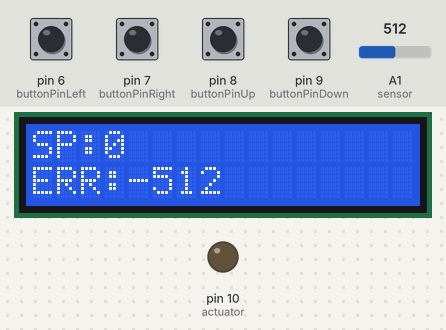
A sketch run on a simulated Arduino Uno, built with avr-gcc and run on an emulated ATmega328P. Shown: 16×2 character LCD, output pins drawn as LEDs (lit = HIGH). Inputs (shaded band) come from the test bench; at power-on: pin 6 (buttonPinLeft), pin 7 (buttonPinRight), pin 8 (buttonPinUp), pin 9 (buttonPinDown) HIGH, A1 (sensor) = 512. What the sketch prints to the serial monitor is not drawn.

Above: at 1.2 s.
1.3 s: pin 9 (buttonPinDown) pulled LOW for 0.15 s
At 3.4 s:
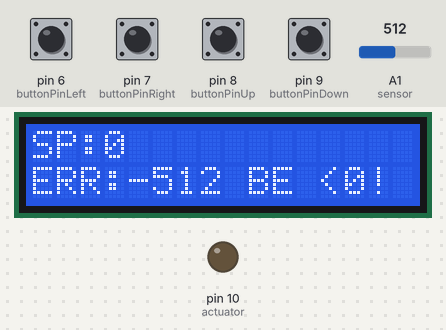
3.9 s: pin 6 (buttonPinLeft) pulled LOW for 0.15 s
At 4.9 s:
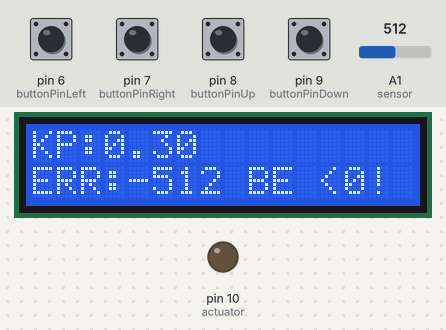
5.5 s: pin 6 (buttonPinLeft) pulled LOW for 1 s
At 6.9 s:
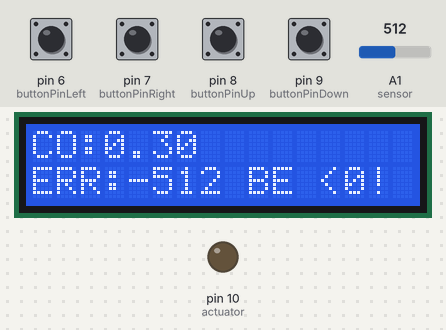
8.0 s: pin 6 (buttonPinLeft) pulled LOW for 0.15 s
At 8.8 s:
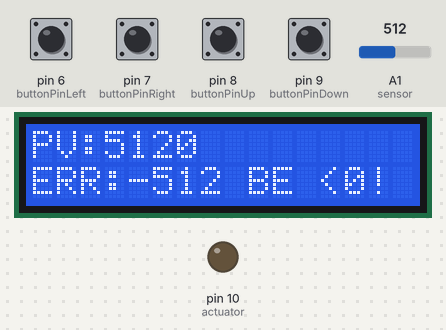
9.6 s: A1 (sensor) set to 716
At 10.4 s:
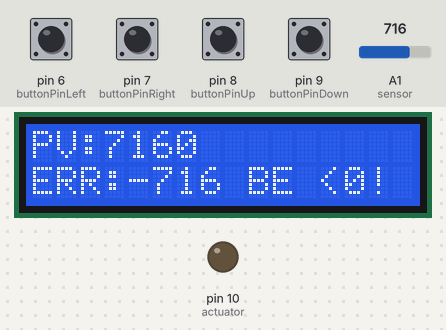
11.1 s: pin 7 (buttonPinRight) pulled LOW for 0.15 s
At 12.0 s:
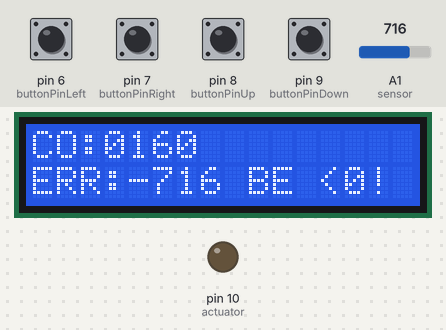
Timing chart, 0 to 13.7 s (numbered marks = the images above; inputs shaded):
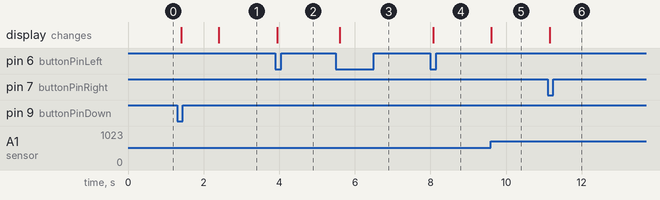

Measured:
- after the input at 1.3 s, the display: first changes after 0.10 s (image 1 shows a later state)
- after the input at 3.9 s, the display: changes after 0.05 s (image 2)
- after the input at 5.5 s, the display: changes after 0.10 s (image 3)
- after the input at 8.0 s, the display: changes after 0.07 s (image 4)
- after the input at 9.6 s, the display: changes at once (image 5)
- after the input at 11.1 s, the display: changes after 0.06 s (image 6)

The sketch:

Proportional_V2.1__tuned__FINAL_LIA.ino
```cpp
#include <LiquidCrystal.h>  //include the LiquidCrystal library for LCD control

// Define the pin connected to the sensor.
int sensor = A1;
//int inputPin = A5;
int actuator = 10;  // Define the actuator pin. This pin controls the output (actuator).
int PV = 0; // Current value of the variable we want to control,
int setPoint = 0; // The desired value of the variable we want to control,
int CO = 0; // The value we will set on the output to the actuator,
int error = 0;  // The difference between the Set Point and the Process Variable.
float pGain = 0.3;  // Define the proportional gain. This value is used in the proportional control equation.

// Pushbuttons
const int buttonPinLeft = 6;
const int buttonPinRight = 7;
const int buttonPinUp = 8;
const int buttonPinDown = 9;

// Define variables to hold the current and previous states of each button. This is used for debouncing the buttons.
bool buttonStateLeft, lastButtonStateLeft, buttonStateRight, lastButtonStateRight, buttonStateUp, lastButtonStateUp, buttonStateDown, lastButtonStateDown = false;

// Define variables to store the time of the last button press. This is also used for debouncing.
unsigned long lastButtonPressLeft, lastButtonPressRight, lastButtonPressUp, lastButtonPressDown = 0;

// Define the debounce delay in milliseconds.
const unsigned long debounceDelay = 50;

// Define a variable to store the current page displayed on the LCD.
int currentPage = 0;

// LCD pin connections
const int rs = 12, en = 11, d4 = 5, d5 = 4, d6 = 3, d7 = 2;
LiquidCrystal lcd(rs, en, d4, d5, d6, d7);

void setup() {
  // put your setup code here, to run once:
  lcd.begin(16, 2); // Initialize the LCD and define the number of columns and rows it has.
  pinMode(actuator, OUTPUT);  // Set the actuator pin as output.
  Serial.begin(9600); // Start the serial communication with the computer.

  // Set the button pins as inputs with internal pull-up resistors.
  pinMode(buttonPinLeft, INPUT_PULLUP);
  pinMode(buttonPinRight, INPUT_PULLUP);
  pinMode(buttonPinUp, INPUT_PULLUP);
  pinMode(buttonPinDown, INPUT_PULLUP);
}

void loop() {
  PV = analogRead(sensor); // Read the sensor value.
  error = setPoint-PV;  // Calculate the error as the difference between the set point and the process variable.
  CO = (pGain*error) / 10;    // Calculate the control output. This is the proportional control equation.

  // Limit the control output to the range of 0-255. This is because analogWrite only accepts values in this range.
  if (CO >255) {
    CO = 255;
  }
  if (CO < 0) {
    CO = 0;
  }
/*
Serial.print("SP = ");
Serial.print(setPoint);
Serial.print("\t CO = ");
Serial.print(CO);
Serial.print("\t     PV = ");
Serial.print(PV);
Serial.print("\tp Gain = ");
Serial.print(pGain);
Serial.println(); */

// Send the set point, control output, process variable and error values to the serial port.
  Serial.print(setPoint);     //BLUE
  Serial.print(",");
  Serial.print(CO);           //DARK ORANGE
  Serial.print(",");
  Serial.print(PV);           //GREEN
  Serial.print(",");
  Serial.println(error);        //LT ORANGE*/

  // Read the current state of the buttons.
  buttonStateLeft = digitalRead(buttonPinLeft);
  buttonStateRight = digitalRead(buttonPinRight);
  buttonStateUp = digitalRead(buttonPinUp);
  buttonStateDown = digitalRead(buttonPinDown);

  // Button actions with debouncing. If a button is pressed (input is LOW because of pullup resistor) and previously it was not pressed, then we change the state.
  // Left button decreases the currentPage value, moves to the previous page.
  if (!buttonStateLeft && lastButtonStateLeft && (millis() - lastButtonPressLeft) > debounceDelay) {
    currentPage--;
    if (currentPage < 0) currentPage = 3; // Keep the currentPage value within the limit
    lastButtonPressLeft = millis();
  }
  lastButtonStateLeft = buttonStateLeft;

  // Right button increases the currentPage value, moves to the next page.
  if (!buttonStateRight && lastButtonStateRight && (millis() - lastButtonPressRight) > debounceDelay) {
    currentPage++;
    if (currentPage > 3) currentPage = 0; // Keep the currentPage value within the limit
    lastButtonPressRight = millis();
  }
  lastButtonStateRight = buttonStateRight;

  // The Up button increases the value of setPoint or pGain depending on the current page.
  if (!buttonStateUp && lastButtonStateUp && (millis() - lastButtonPressUp) > debounceDelay) {
    if (currentPage == 0) {
      setPoint += 5; // Increment setPoint if on page 0
      if (setPoint < 0) { // Check to ensure setPoint is not less than 0
        setPoint = 0;
        lcd.setCursor(0, 1);
        lcd.print("SP can't be < 0!");
        delay(1000);
      }
    } else if (currentPage == 3) {
      pGain += 0.01; // Increment pGain if on page 3
      if (pGain < 0) { // Check to ensure pGain is not less than 0
        pGain = 0;
        lcd.setCursor(0, 1);
        lcd.print("PROPORTIONAL can't be < 0!");
        delay(1000);
      }
    }
    lastButtonPressUp = millis();
  }
  lastButtonStateUp = buttonStateUp;


  // The Down button decreases the value of setPoint or pGain depending on the current page.
  if (!buttonStateDown && lastButtonStateDown && (millis() - lastButtonPressDown) > debounceDelay) {
    if (currentPage == 0) {
      setPoint -= 5; // Decrement setPoint if on page 0
      if (setPoint < 0) { // Check to ensure setPoint is not less than 0
        setPoint = 0;
        lcd.setCursor(0, 1);
        lcd.print("SP CAN'T BE <0!");
        delay(1000);
      }
    } else if (currentPage == 3) {
      pGain -= 0.01; // Decrement pGain if on page 3
      if (pGain < 0) { // Check to ensure pGain is not less than 0
        pGain = 0;
        lcd.setCursor(0, 1);
        lcd.print("PROPORTIONAL CAN'T BE <0!");
        delay(1000);
      }
    }
    lastButtonPressDown = millis();
  }
  lastButtonStateDown = buttonStateDown;

  // Switch between the different LCD screens (pages) based on the currentPage value.
  switch (currentPage) {
    case 0:
      lcd.setCursor(0, 0);
      lcd.print("SP:");
      lcd.print(setPoint); // Display setPoint on the first page
      lcd.setCursor(0, 1);
      break;
    case 1:
      lcd.setCursor(0, 0);
      lcd.print("PV:");
      lcd.print(PV); // Display Process Variable on the second page
      break;
    case 2:
      lcd.setCursor(0, 0);
      lcd.print("CO:");
      lcd.print(CO); // Display Control Output on the third page
      break;
    case 3:
      lcd.setCursor(0, 0);
      lcd.print("KP:");
      lcd.print(pGain); // Display proportional gain on the fourth page
      lcd.setCursor(0, 1);
      break;
  }
  // Regardless of the page, print the current error at the second row
  lcd.setCursor(0, 1);
  lcd.print("ERR:");
  lcd.print(error);

  // Delay to avoid screen flicker
  delay(100);
}
```
